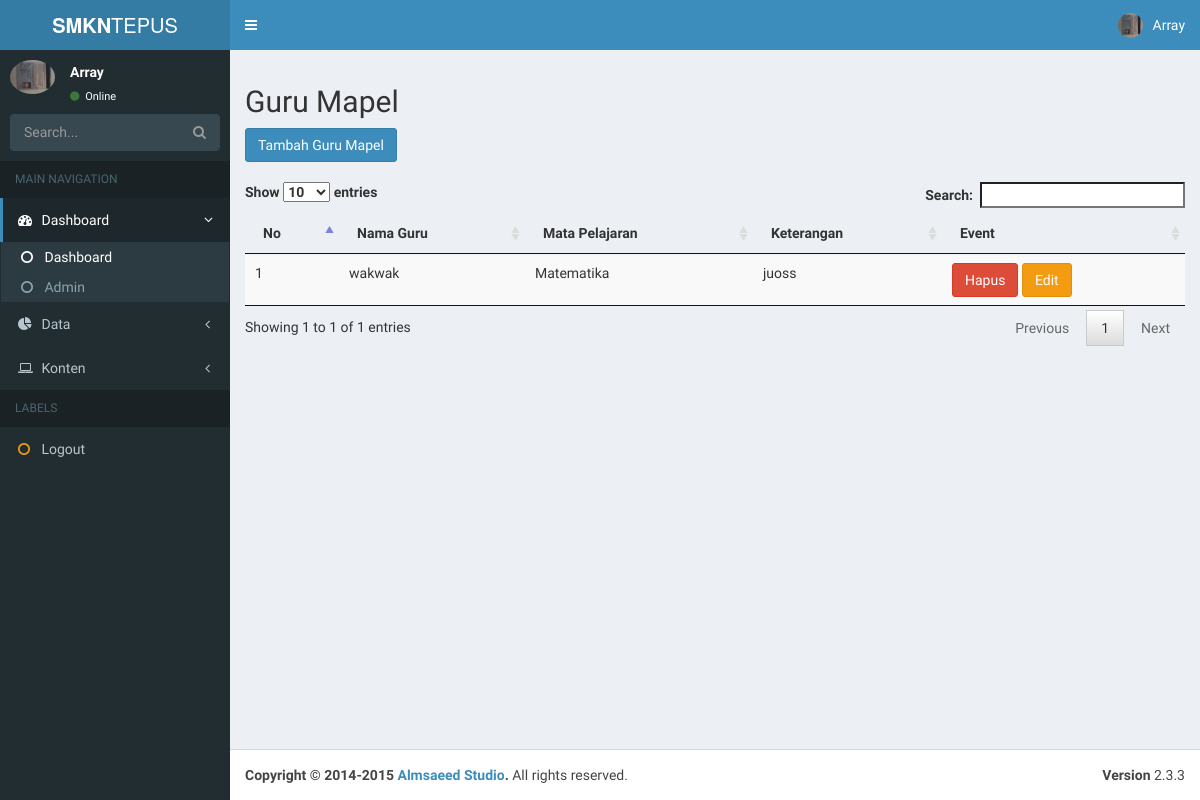
Page /admin/index.php?p=gurumapel (signed in) on the earlier database version.
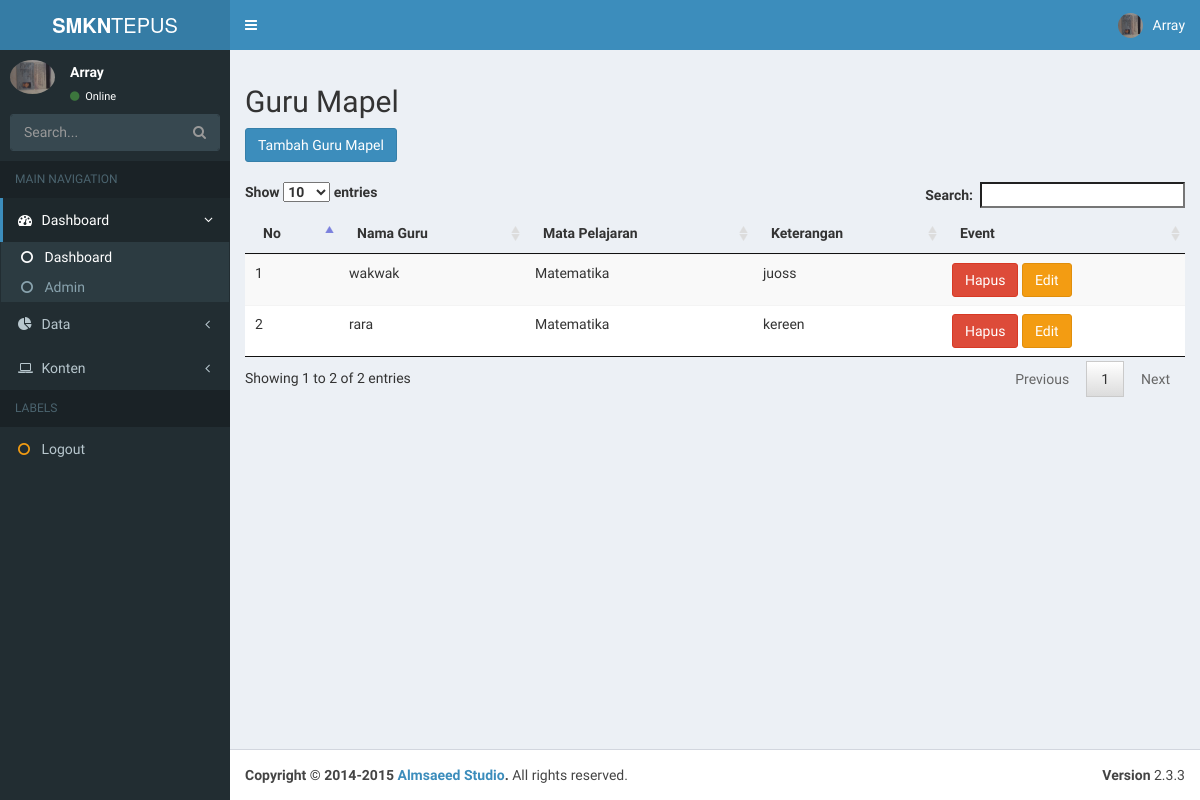
Same page on the later database version.
### tables this page shows
CREATE TABLE `gurumapel` (
  `kd_gurumapel` char(4) NOT NULL,
  `kd_guru` char(4) NOT NULL,
  `kd_mapel` char(4) NOT NULL,
  `keterangan` varchar(100) NOT NULL,
  `kd_tahun` char(4) NOT NULL,
  `kd_kelas` char(4) NOT NULL
);

CREATE TABLE `guru` (
  `kd_guru` char(4) NOT NULL,
  `nip` varchar(20) NOT NULL,
  `nama_guru` varchar(100) NOT NULL,
  `jenis_kelamin` enum('L','P') NOT NULL,
  `tempat_lahir` varchar(100) NOT NULL,
  `tanggal_lahir` date NOT NULL,
  `alamat` varchar(100) NOT NULL,
  `no_telepon` varchar(20) NOT NULL,
  `foto` varchar(100) NOT NULL,
  `agama` enum('islam','protestan','katolik','hindu','budha','konghucu') NOT NULL,
  `pendidikan` varchar(100) NOT NULL,
  `status_aktif` enum('aktif','tidak') NOT NULL,
  `status` enum('PNS','honorer') NOT NULL,
  `password` varchar(50) NOT NULL
);

CREATE TABLE `mapel` (
  `kd_mapel` char(4) NOT NULL,
  `mapel` varchar(50) NOT NULL,
  `kd_jurusan` char(4) NOT NULL
);

### admin/data/gurumapel/index.php (the view, shortened to what this page needs)
<div class="judul">
	<h2>Guru Mapel</h2>
</div>
<input class="btn btn-primary" type="button" value="Tambah Guru Mapel" onclick="window.location.href='?p=tambahgurumapel'">
<br/><br/>
<table class="table table-striped">
	<thead>
  <tr>
	  <th>No</th>
	  <th>Nama Guru</th>
	  <th>Mata Pelajaran</th>
	  <th>Keterangan</th>
	  <th>Event</th>
	</tr>
  </thead>
  <tbody>
	<?php
	$no = 1;
	$sql = "SELECT * FROM gurumapel
  			join guru on gurumapel.kd_guru=guru.kd_guru
  			join mapel on gurumapel.kd_mapel=mapel.kd_mapel";
	$s = $conn->query($sql);
	while($row=$s->fetch_assoc()){
	?>
	<tr>
	  <td><?php echo $no; ?></td>
	  <td><?php echo $row['nama_guru'] ?></td>
	  <td><?php echo $row['mapel'] ?></td>
	  <td><?php echo $row['keterangan'] ?></td>
	  <td>
	  	<a class="btn btn-danger" href="?p=hapusgurumapel&id=<?php echo $row['kd_gurumapel'] ?>" onclick="return confirm('Anda yakin ingin mengahpus ini ?')">Hapus</a>
	  	<a class="btn btn-warning" href="?p=editgurumapel&id=<?php echo $row['kd_gurumapel'] ?>">Edit</a>
	  </td>
	</tr>
	<?php $no++; } ?>
  </tbody>
</table>

### admin/index.php (shortened to what this page needs)
<?php
include 'asset/custom/php/head.php';
$gambar = $_SESSION['gambar'];
$user = $_SESSION['username'];
?>
<body class="hold-transition skin-blue sidebar-mini">
<div class="wrapper">
  <?php include 'asset/custom/php/header.php'; ?>
  <aside class="main-sidebar">
    <section class="sidebar">
      <div class="user-panel">
        <div class="pull-left image">
          <img src="../upload/admin/<?php echo $gambar ?>" class="img-circle" alt="User Image">
        </div>
        <div class="pull-left info">
          <p><?php echo $user ?></p>
          <a href="#"><i class="fa fa-circle text-success"></i> Online</a>
        </div>
      </div>
      <form action="#" method="get" class="sidebar-form">
        <div class="input-group">
          <input type="text" name="q" class="form-control" placeholder="Search...">
              <span class="input-group-btn">
                <button type="submit" name="search" id="search-btn" class="btn btn-flat"><i class="fa fa-search"></i>
                </button>
              </span>
        </div>
      </form>
      <ul class="sidebar-menu">
        <li class="header">MAIN NAVIGATION</li>
        <li class="active treeview">
          <a href="#">
            <i class="fa fa-dashboard"></i> <span>Dashboard</span> <i class="fa fa-angle-left pull-right"></i>
          </a>
          <ul class="treeview-menu">
            <li class="active"><a href="?p=dasboard_admin"><i class="fa fa-circle-o"></i> Dashboard</a></li>
            <li><a href="?p=admin"><i class="fa fa-circle-o"></i> Admin</a></li>
          </ul>
        </li>
        <li class="treeview">
          <a href="#">
            <i class="fa fa-pie-chart"></i>
            <span>Data</span>
            <i class="fa fa-angle-left pull-right"></i>
          </a>
        </li>
        <li class="treeview">
          <a href="#">
            <i class="fa fa-laptop"></i>
            <span>Konten</span>
            <i class="fa fa-angle-left pull-right"></i>
          </a>
        </li>
        <li class="header">LABELS</li>
        <li><a href="logout.php"><i class="fa fa-circle-o text-yellow"></i> <span>Logout</span></a></li>
      </ul>
    </section>
  </aside>
   <div class="content-wrapper">
       <section class="content">
 <?php
      if(isset($_GET['p'])){
        switch ($_GET['p']) {
          case 'gurumapel':
              $page = 'gurumapel/index.php';
            break;
        }
        require('data/'.$page);
      }
      ?>   </section>
   </div>
<?php include 'asset/custom/php/footer2.php'; ?>
</div>
<?php include 'asset/custom/php/footer.php'; ?>

Differences in the rows shown:
added gurumapel: kd_guru.nama_guru "rara", kd_mapel.mapel "Matematika", keterangan "kereen"
Other differences:
text written by a page script: "Show entries Search: Showing 1 to 1 of 1 entries Previous 1 Next" → "Show entries Search: Showing 1 to 2 of 2 entries Previous 1 Next"
